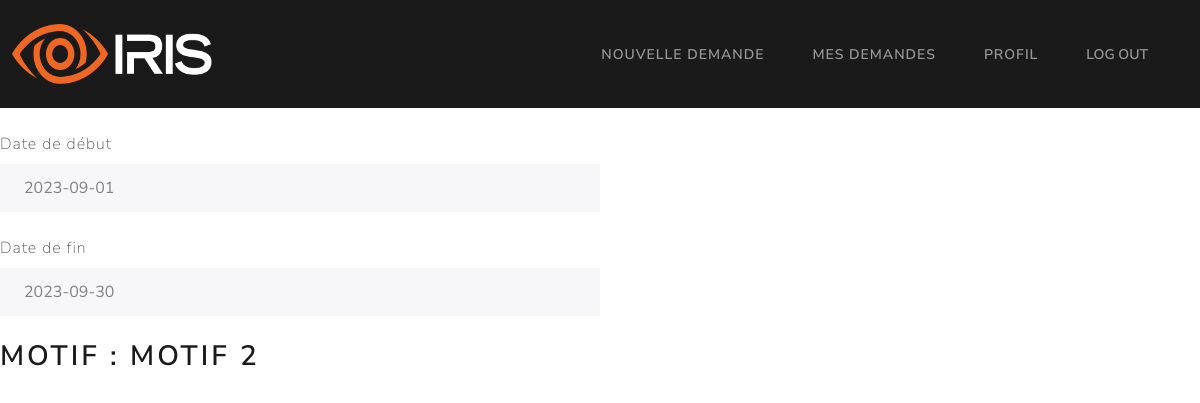
The app's page /employé/demande/1, older data.
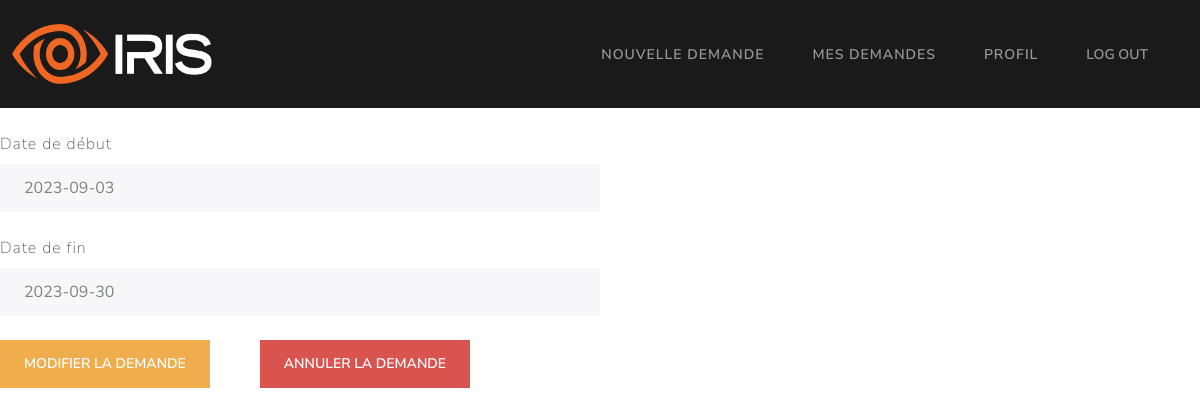
The same page, newer data.
### Models/models.py (models this page shows, shortened)
class demandeCongé(db.Model):
    id = db.Column(db.Integer, primary_key=True)
    date_debut = db.Column(db.String, unique=False, nullable=False)
    date_fin = db.Column(db.String, unique=False, nullable=False)
    statut = db.Column(db.String, unique=False, nullable=False)
    employee_matricule = db.Column(db.String, unique=False, nullable=False)
    motif_refus = db.Column(db.String, unique=False, nullable=True)

### app.py (the view)
@app.route("/employé/demande/<int:id>")
def demande(id):
	return getDemande(id)

### Controllers/employeeController.py (called while the page is built)
def getDemande(id):
    try:
        demande = demandeCongé.query.filter_by(id=id).first()
        return render_template('/user/demande.html', demande=demande)
    except Exception as e:
        return render_template('/user/demande.html', error=str(e))

### templates/user/demande.html
{% extends '/user/base.html' %} {% block title %} Demande {% endblock %} {%
block content %}
<div class="form-group">
  <label class="form-label mt-4" for="readOnlyInput">Date de début</label>
  <input
    class="form-control"
    id="readOnlyInput"
    type="text"
    placeholder={{
    demande.date_debut
    }}
    readonly=""
  />
</div>
<div class="form-group">
  <label class="form-label mt-4" for="readOnlyInput">Date de fin</label>
  <input
    class="form-control"
    id="readOnlyInput"
    type="text"
    placeholder={{
    demande.date_fin
    }}
    readonly=""
  />
</div>
<br />
{% if demande.statut == 'Processing' %}
<button
  style="float: left; margin-right: 50px"
  class="btn btn-warning"
  onclick="window.location='demande/{{ demande.id }}/edit';"
>
  Modifier la demande
</button>
<form action="/employé/demande/{{ demande.id }}/delete" method="POST">
  <button type="Submit" class="btn btn-danger">Annuler la demande</button>
</form>
{% elif demande.statut == 'Refused' %}
<h2>Motif : {{ demande.motif_refus }}</h2>
{% endif %} {{ error }} {% endblock %}

Row changes from the older to the newer data that the page shows:
changed demandeCongé: date_debut "2023-09-01" → "2023-09-03"; statut "Refused" → "Processing" (drawn); motif_refus "MOTIF 2" → (not shown)
Text that changed along with them:
text no longer shown: "MOTIF :"
text now shown: "MODIFIER LA DEMANDE ANNULER LA DEMANDE"
